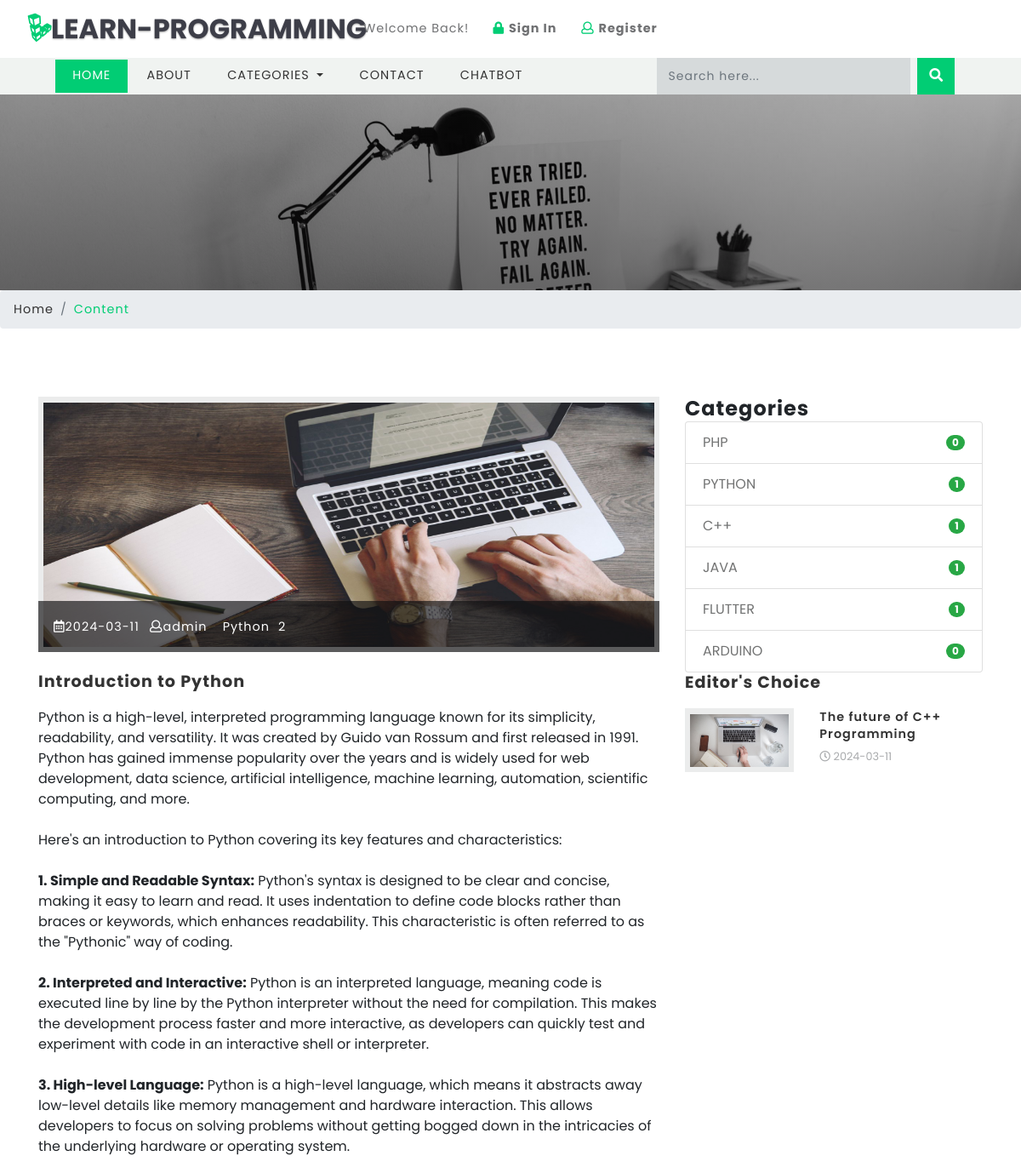
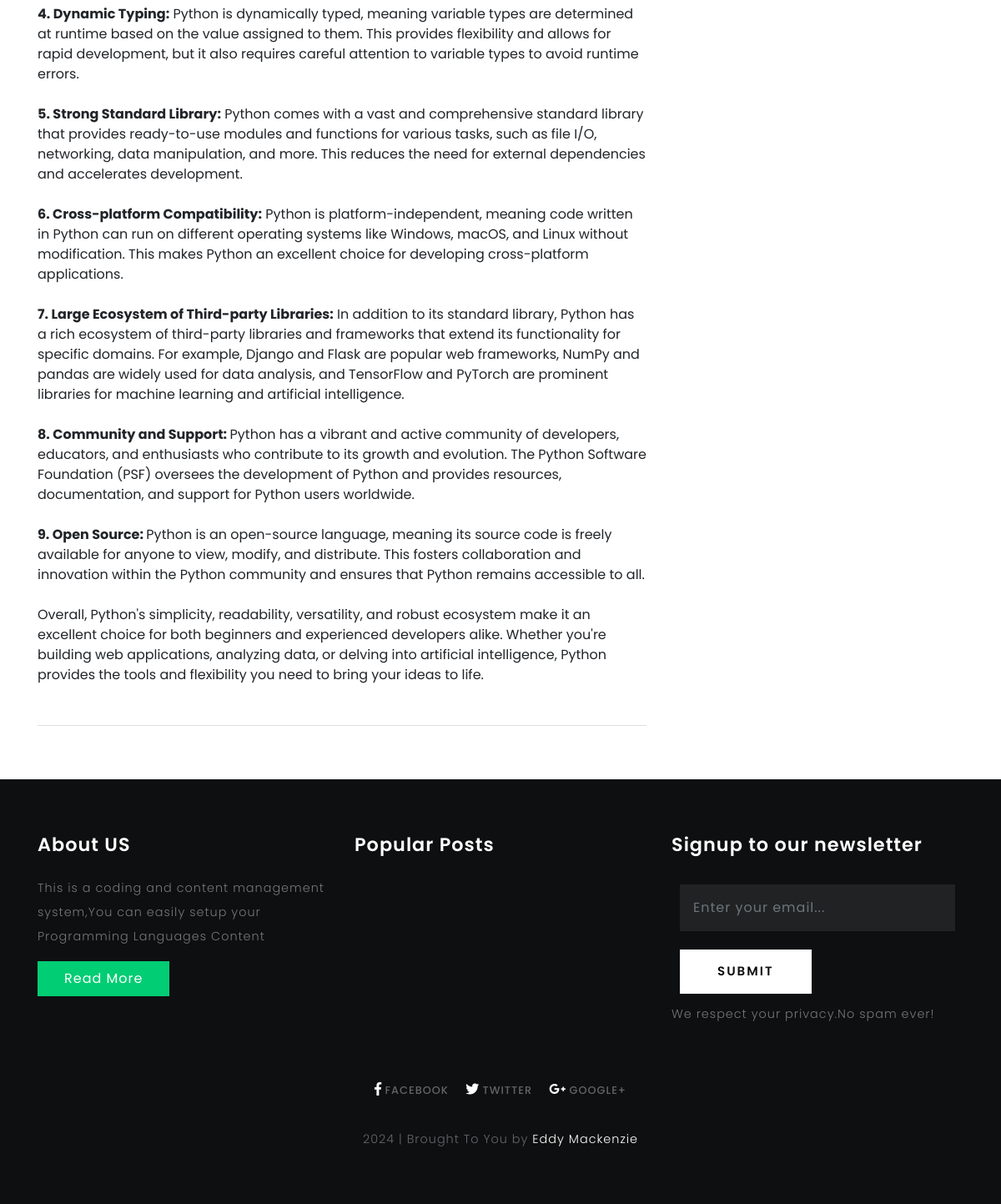
Screenshot of /single.php?id=2 with the database file from the repository (2 pictures, top to bottom).
### tables this page shows
CREATE TABLE `blogs` (
  `id` int(10) UNSIGNED NOT NULL,
  `title` varchar(190) NOT NULL,
  `tags` varchar(40) NOT NULL,
  `content` text NOT NULL,
  `photo` varchar(50) NOT NULL,
  `posted` varchar(40) NOT NULL,
  `date` date DEFAULT NULL,
  `author` varchar(40) DEFAULT NULL,
  `category` varchar(40) NOT NULL
);

CREATE TABLE `page_hits` (
  `page` varchar(255) NOT NULL,
  `count` int(11) DEFAULT NULL
);

CREATE TABLE `blog_categories` (
  `id` int(10) UNSIGNED NOT NULL,
  `name` varchar(40) NOT NULL
);

CREATE TABLE `titles` (
  `id` int(10) UNSIGNED NOT NULL,
  `website_name` varchar(40) DEFAULT NULL,
  `tagline` varchar(40) DEFAULT NULL,
  `icon` varchar(40) DEFAULT NULL,
  `keywords` varchar(220) DEFAULT NULL,
  `short_description` varchar(200) DEFAULT NULL,
  `bannertext1` varchar(150) DEFAULT NULL,
  `bannertext2` varchar(150) DEFAULT NULL,
  `bannertext3` varchar(150) DEFAULT NULL,
  `bannertext4` varchar(150) DEFAULT NULL,
  `detailed_description` text DEFAULT NULL,
  `address` varchar(40) DEFAULT NULL,
  `email` varchar(80) DEFAULT NULL,
  `phone` varchar(40) DEFAULT NULL,
  `googlemap` varchar(255) DEFAULT NULL
);

### libs/fetch_data.php (the view, shortened to what this page needs)
<?php
function getjavascripts($table){
require("database/db_connect.php");
	$sql="SELECT * FROM $table ";
	if ($result=mysqli_query($con,$sql))
	{
		$rowcount=mysqli_num_rows($result);
		if ($rowcount==0) {
			echo 'No script';
		}
		foreach ($result as $jsscripts => $js) {
			echo ''.$js['javascript'].'';
		}
	}
}
function getshortdescription($table){
	require("database/db_connect.php");
	$sql="SELECT * FROM $table ";
	if ($result=mysqli_query($con,$sql))
	{
		foreach ($result as $titles => $sdc) {
			echo ''.$sdc['short_description'].'';
		}
	}
}
function countcategories(){
	require("database/db_connect.php");
	$sql="SELECT * FROM blog_categories LIMIT 10";
	if ($result=mysqli_query($con,$sql))
	{
		foreach ($result as $categoriescount => $categorydata) {
			$categoryid=$categorydata['id'];
			$sql="SELECT * FROM blogs WHERE category='$categoryid'";
			if ($result=mysqli_query($con,$sql)) {
				$rowcountcategory=mysqli_num_rows($result);
			}
			echo '<li class="list-group-item d-flex justify-content-between align-items-center">
			'.$categorydata['name'].'
			<span class="badge badge-success badge-pill">'.$rowcountcategory.'</span>
			</li>';
		}
	}
}
function getwebname($table){
	require("database/db_connect.php");
	$sql="SELECT * FROM $table ";
	if ($result=mysqli_query($con,$sql))
	{
		$rowcount=mysqli_num_rows($result);
		if ($rowcount==0) {
			echo 'No Name!!';
		}
		foreach ($result as $titles => $blogname) {
			echo ''.$blogname['website_name'].'';
		}
	}
}
function getlinks($table,$platform){
	require("database/db_connect.php");
	$sql="SELECT * FROM $table ";
	if ($result=mysqli_query($con,$sql))
	{
		$rowcount=mysqli_num_rows($result);
		if ($rowcount==0) {
			echo '#';
		}
		foreach ($result as $link => $site) {
			if ($platform=="facebook") {
				echo ''.$site['facebook'].'';
			}
			elseif ($platform=="twitter") {
				echo ''.$site['twitter'].'';
			}
			elseif ($platform=="googleplus") {
				echo ''.$site['googleplus'].'';
			}
			elseif ($platform=="pinterest") {
				echo ''.$site['pinterest'].'';
			}
			elseif ($platform=="dribble") {
				echo ''.$site['dribble'].'';
			}
		}
	}
}
function getcategoriesmenu($table)
{
	require("database/db_connect.php");
	$sql="SELECT * FROM $table ";
	if ($result=mysqli_query($con,$sql))
	{
		$rowcount=mysqli_num_rows($result);
		if ($rowcount==0) {
			echo 'No Categories';
		}
		foreach ($result as $blog_categories => $category) {
			echo '<a class="dropdown-item" href="category.php?id='.$category['id'].'">'.$category['name'].'</a>
			<div class="dropdown-divider"></div>';
		}
	}
}
function geteditorschoice($table){
	require("database/db_connect.php");
	$sql="SELECT * FROM $table ORDER BY id DESC LIMIT 8";
	if ($result=mysqli_query($con,$sql))
	{
		foreach ($result as $edschoice => $choice) {
			$postid=$choice['blog'];
			$sql="SELECT * FROM blogs WHERE id='$postid'";
			if ($result=mysqli_query($con,$sql)) {
				foreach ($result as $posts => $postdata) {
					echo '<div class="blog-grids row mb-3">
								<div class="col-md-5 blog-grid-left">
									<a href="single.php?id='.$postdata['id'].'">
										<img src="blogadmin/images/'.$postdata['photo'].'" class="img-fluid" alt="fantastic cms">
									</a>
								</div>
								<div class="col-md-7 blog-grid-right">
									<h5>
										<a href="single.php?id='.$postdata['id'].'"> '.$postdata['title'].'</a>
									</h5>
									<div class="sub-meta">
										<span>
											<i class="far fa-clock"></i> '.$postdata['date'].'</span>
									</div>
								</div>
							</div>';
				}
			}
		}
	}
}
?>

### single.php (shortened to what this page needs)
<?php require("libs/fetch_data.php");?>
<?php
$id=$_REQUEST['id']; $query="SELECT * from blogs where id='".$id."'"; $result=mysqli_query($GLOBALS["___mysqli_ston"],$query) or die ( ((is_object($GLOBALS["___mysqli_ston"]))? mysqli_error($GLOBALS["___mysqli_ston"]) : (($___mysqli_res = mysqli_connect_error()) ?$___mysqli_res : true)));
$row = mysqli_fetch_assoc($result);
$page=$row['title'];
$count="SELECT * FROM page_hits WHERE page='".$page."'";$feedback=mysqli_query($GLOBALS["___mysqli_ston"],$count) or die ( ((is_object($GLOBALS["___mysqli_ston"]))? mysqli_error($GLOBALS["___mysqli_ston"]) : (($___mysqli_res = mysqli_connect_error()) ?$___mysqli_res : true)));
$roo=mysqli_fetch_assoc($feedback);?>
<!DOCTYPE html>
<html lang="zxx">
<head>
	<title><?php echo $row['title']; ?>|<?php getwebname("titles");?></title>
	<link href="css/bootstrap.css" rel='stylesheet' type='text/css' />
	<link rel="stylesheet" href="css/single.css">
	<link href="css/style.css" rel='stylesheet' type='text/css' />
	<link href="css/fontawesome-all.css" rel="stylesheet">
	<?php getjavascripts("links"); ?>
</head>
<body>
	<?php include("header.php");?>
	<div class="banner-inner">
	</div>
	<ol class="breadcrumb">
		<li class="breadcrumb-item">
			<a href="index.php">Home</a>
		</li>
		<li class="breadcrumb-item active">Content</li>
	</ol>
	<section class="banner-bottom">
		<div class="container">
			<div class="row">
				<div class="col-lg-8 left-blog-info-w3layouts-agileits text-left">
					<div class="blog-grid-top">
						<div class="b-grid-top">
							<div class="blog_info_left_grid">
								<a href="#">
									<img src="blogadmin/images/<?php echo $row['photo']; ?>" class="img-fluid" alt="image not available" style="width:900px;height:300px">
								</a>
							</div>
							<div class="blog-info-middle">
								<ul>
									<li>
										<a href="#">
											<i class="far fa-calendar-alt"></i><?php echo $row['date']; ?></a>
										</li>
										<li class="mx-2">
											<a href="#">
												<i class="far fa-user"></i><?php echo $row['author']; ?></a>
											</li>
											<li>
												<a href="#">
													<i class="far fa-tags"></i> <?php echo $row['tags']; ?></a>
												</li>
												<li>
													<a href="#">
														<i class="far fa-eye fa-x2"></i> <?php echo $roo['count']; ?></a>
													</li>
												</ul>
											</div>
										</div>
										<h3>
											<a href="single.html"><?php echo $row['title']; ?></a>
										</h3>
										<?php echo $row['content']; ?>
									</div>
								</div>
								<aside class="col-lg-4 agileits-w3ls-right-blog-con text-right">
									<div class="right-blog-info text-left">
										<h4><strong>Categories</strong></h4>
										<ul class="list-group single">
											<?php countcategories();?>
										</ul>
														<div class="tech-btm">
															<h4>Editor's Choice</h4>
															<?php geteditorschoice("editors_choice");?>
														</div>
													</div>
												</aside>
											</div>
										</div>
									</section>
									<?php include("footer.php");?>
							</body>
							</html>

### css/single.css (style rules this page uses)
ul.list-group.single { color: #727373; }
.tech-btm img { background: #fff; padding: 6px; }

### css/style.css (style rules this page uses)
html, body { margin: 0; font-size: 100%; font-family: 'Poppins', sans-serif; background: #fff; }
body a { text-decoration: none; transition: 0.5s all; -webkit-transition: 0.5s all; -moz-transition: 0.5s all; -o-transition: 0.5s all; -ms-transition: 0.5s all; }
h1, h2, h3, h4, h5, h6 { margin: 0; font-family: 'Poppins', sans-serif; letter-spacing:1px; }
ul { margin: 0; padding: 0; }
.banner-bottom { padding: 6em 0; position: relative; }
.b-grid-top { position: relative; }
.blog_info_left_grid { position: relative; overflow: hidden; }
.blog-info-middle ul li a { font-size: 0.9em; letter-spacing: 1px; color: #fff; }
.blog-info-middle { width: 100%; background: rgba(14, 15, 16, 0.65); padding: 18px; position: absolute; bottom: 0; }
.blog_info_left_grid img { -moz-transition: all 1s; -o-transition: all 1s; -webkit-transition: all 1s; transition: all 1s; background: #ebecec; padding: .4em; }
.blog-info-middle ul li { display: inline-block; }
.blog-grid-top h3,.two-blog2 h3,h5.card-title { font-size: 1.2em; margin: 1.2em 0 1em 0; font-weight: 700; }
.blog-grid-top h3 a,.two-blog2 h3 a,h5.card-title a { color: #333333; }
.blog-grid-top { border-bottom: 1px solid #ddd; padding-bottom: 3em; }
.tech-btm img { background: #ebecec; padding: .4em; }
.tech-btm h4 { font-size: 1.2em; color: #333333; font-weight: 700; margin-bottom: 1em; }
.tech-btm { margin-bottom: 2em; }
.tech-btm h5 { font-size: 0.9em; line-height: 1.4em; font-weight: 600; }
.tech-btm h5 a { color:#333; }
.sub-meta span { font-size: 0.8em; color: #a9abad; line-height: 2.5em; }
.banner-inner { background: -webkit-linear-gradient(rgba(23, 22, 23, 0.2), rgba(23, 22, 23, 0.5)), url(../images/banner4.jpg) no-repeat; background: -moz-linear-gradient(rgba(23, 22, 23, 0.2), rgba(23, 22, 23, 0.5)), url(../images/banner4.jpg) no-repeat; background: -ms-linear-gradient(rgba(23, 22, 23, 0.2), rgba(23, 22, 23, 0.5)), url(../images/banner4.jpg) no-repeat; background: linear-gradient(rgba(23, 22, 23, 0.2), rgba(23, 22, 23, 0.5)), url(../images/banner4.jpg) no-repeat; background-size: cover; min-height: 230px; }
li.breadcrumb-item { font-size: 0.9em; letter-spacing: 1px; }
li.breadcrumb-item a { color: #333; }
.breadcrumb-item.active { color: #01cd74; }
@media (max-width:1440px) { .bottom-slider, .main-content-w3layouts-agileits, footer,.banner-bottom { padding: 4em 0; } }

### rows the page displays
blogs: photo (picture), date "2024-03-11", author "admin", tags "Python", title "Introduction to Python", content "Python is a high-level, interpreted programming language known for its simplicity, readability, and versatility. It was created by Guido van Rossum and first released in 1991. Python has gained immense popularity over the years and is widely used for web development, data science, artificial intelligence, machine learning, automation, scientific computing, and more. Here's an introduction to Python covering its key features and characteristics: 1. Simple and Readable Syntax: Python's syntax is designed to be clear and concise, making it easy to learn and read. It uses indentation to define code blocks rather than braces or keywords, which enhances readability. This characteristic is often…"
page_hits: count "2"
blog_categories: name "PHP", rowcountcategory "0"
blog_categories: name "PYTHON", rowcountcategory "1"
blog_categories: name "C++", rowcountcategory "1"
blog_categories: name "JAVA", rowcountcategory "1"
blog_categories: name "FLUTTER", rowcountcategory "1"
blog_categories: name "ARDUINO", rowcountcategory "0"
blogs: photo (picture), title "The future of C++ Programming", date "2024-03-11"
titles: short_description "This is a coding and content management system,You can easily setup your Programming Languages Content"
